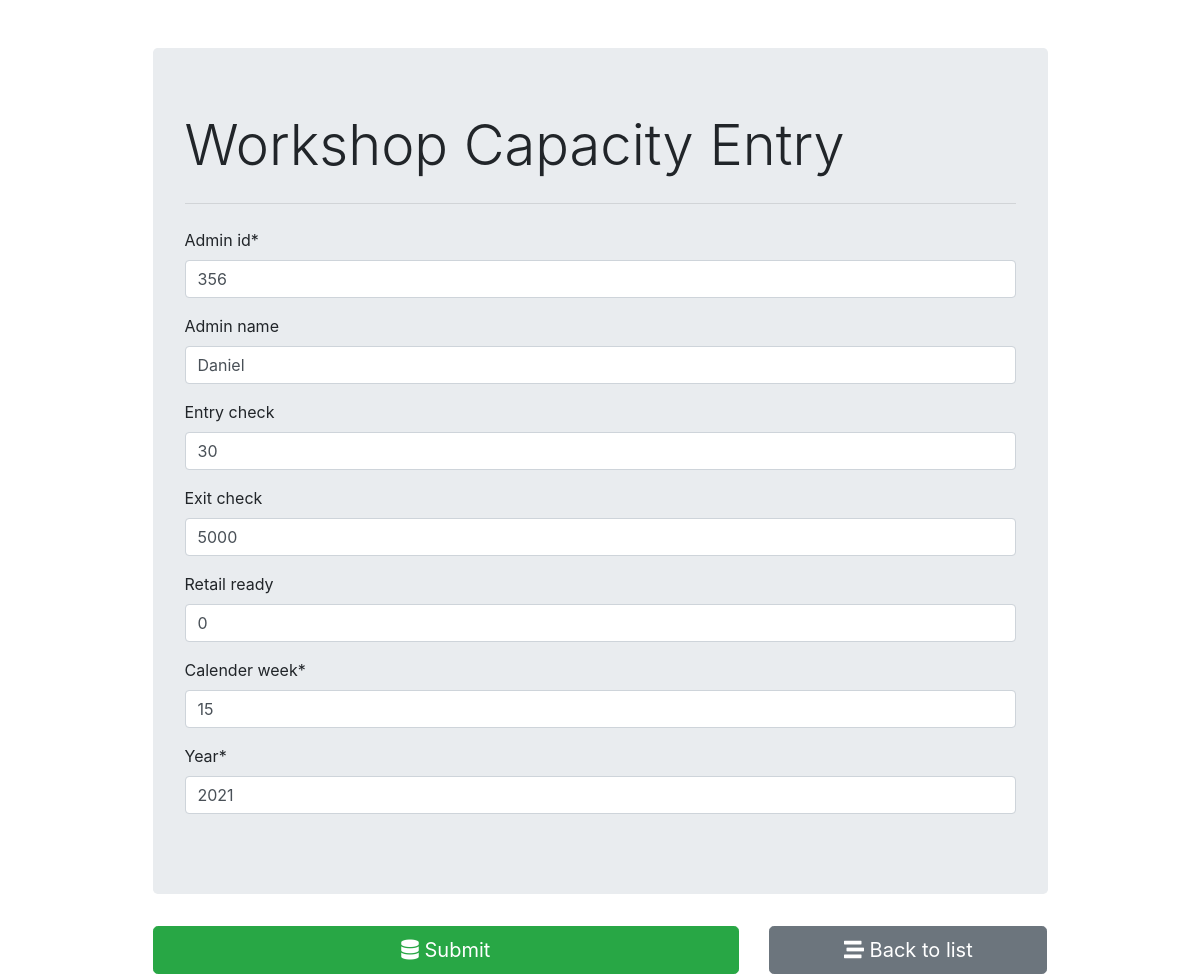
Page /9/ on the committed database.
### capacity/models.py (models this page shows)
class WorkshopCapacity(models.Model):
    admin_id = models.CharField(
        max_length=100,
        blank=False,
        null=False
    )
    admin_name = models.CharField(
        max_length=150,
        blank=True,
        null=True
    )
    calender_week = models.IntegerField(
        blank=False,
        null=False,
        validators=[MinValueValidator(1), MaxValueValidator(53)]
    )
    year = models.IntegerField(
        blank=False,
        null=False,
        validators=[MinValueValidator(2000), max_value_current_year]
    )
    entry_check = models.IntegerField(
        blank=True,
        null=True,
        validators=[MinValueValidator(0)]
    )
    exit_check = models.IntegerField(
        blank=True,
        null=True,
        validators=[MinValueValidator(0)]
    )
    retail_ready = models.IntegerField(
        blank=True,
        null=True,
        validators=[MinValueValidator(0)]
    )

### capacity/views.py (the view, shortened to what this page needs)
# urls.py: path('', views.entry_form,name='entry_insert'), # get and post req. for insert operation
def entry_form(request, id=0):
    if request.method=="GET":
        if id==0:
            form = WorkshopCapacityForm()
        else:
            entry = WorkshopCapacity.objects.get(pk=id)
            form = WorkshopCapacityForm(instance=entry)
        return render(request,"capacity/entry_form.html", {'form':form})

### capacity/forms.py
class WorkshopCapacityForm(forms.ModelForm):
    class Meta:
        model = WorkshopCapacity
        fields = "__all__"

### capacity/templates/capacity/entry_form.html (shortened to what this page needs)
{% extends "capacity/base.html" %}
{% load crispy_forms_tags %}
{% block content %}
<form action="" method="post" autocomplete="off">
    {{form.admin_id|as_crispy_field}}
    {{form.admin_name|as_crispy_field}}
    {{form.entry_check|as_crispy_field}}
    {{form.exit_check|as_crispy_field}}
    {{form.retail_ready|as_crispy_field}}
    {{form.calender_week|as_crispy_field}}
    {{form.year|as_crispy_field}}
    </div>
    <div class="row">
        <div class="col-md-8">
            <button type="submit" class="btn btn-success btn-block btn-lg"><i class="fas fa-database"></i>
                Submit</button>
        </div>
        <div class="col-md-4">
            <a href="{% url 'entry_list' %}" class="btn btn-secondary btn-block btn-lg">
                <i class="fas fa-stream"></i> Back to list
            </a>
        </div>
    </div>
{% endblock content %}

### rows in the picture
WorkshopCapacity: admin_id "356", admin_name "Daniel", entry_check "30", exit_check "5000", retail_ready "0", calender_week "15", year "2021"
